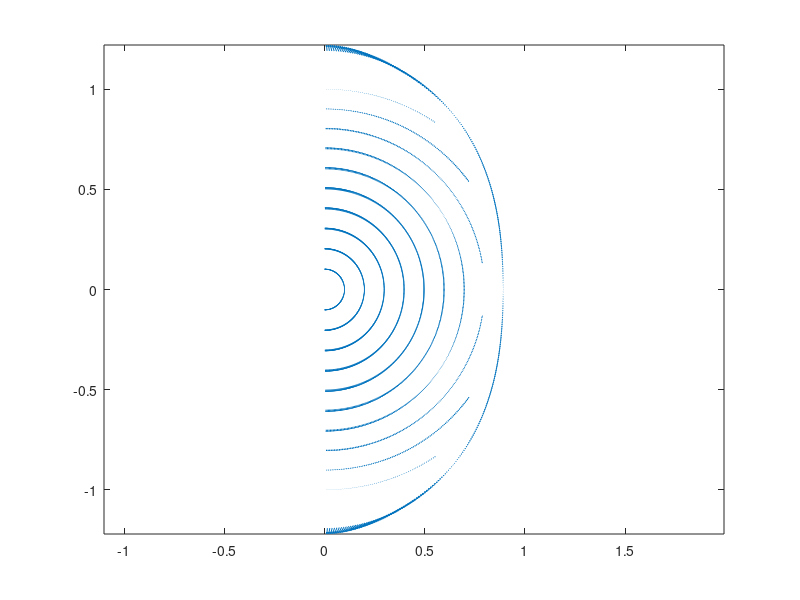
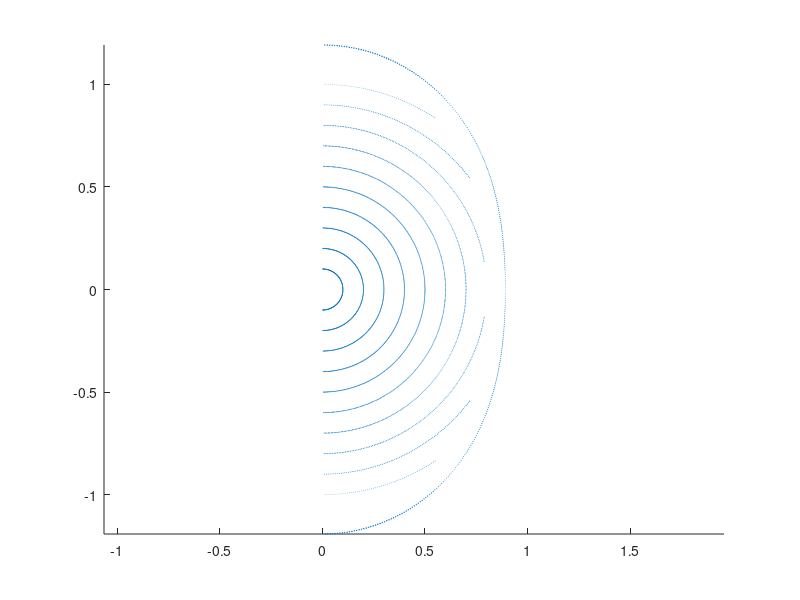

The MATLAB source for these figures, in order:
clear

polVel = dlmread('InitialValues/polarVelCase4.txt');
radVel = dlmread('InitialValues/radialVelCase4.txt');

rS = polVel(:,1);
tS = polVel(:,2);
I = length(tS);

x = zeros(I,1);
z = zeros(I,1);
Vx = zeros(I,1);
Vz = zeros(I,1);
mV = zeros(I,1);

thetaErr = 0;
for i = 1:I
    theta = tS(i);
    radius = rS(i);
    
    %vr = -abs(polVel(i,3));
    vr = radVel(i,3);
    vt = polVel(i,3);
        
    x(i) = sin(theta)*radius;
    z(i) = cos(theta)*radius;
    theta_rec(i) = atan2(x(i),z(i));
    
    thetaErr = thetaErr + abs(theta - theta_rec(i));
    
    % what I think:
    %Vx(i) = sin(theta)*vr + cos(theta)*vt;
    %Vz(i) = -cos(theta)*vr + sin(theta)*vt ;
    
    % dino zrnic
    Vx(i) = vr*sin(theta) + vt*cos(theta);
    Vz(i) = vr*cos(theta) - vt*sin(theta); 

    mV(i) = sqrt(vr^2 + vt^2);
end

figure
quiver(x, z, Vx, Vz);
axis equal

max(abs(Vx))
max(abs(Vz))

%plot(1:I,tS,'+',1:I,theta_rec,'o')

figure
scatter(x, z, mV)
axis equal